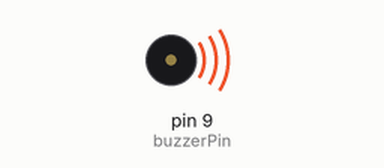
This sketch was run on a simulated Arduino Uno, built with avr-gcc and run on an emulated ATmega328P. Shown: buzzer (waves = sounding).

Above: at 0.05 s.
Timing chart, 0 to 3.0 s (numbered marks = the images above):
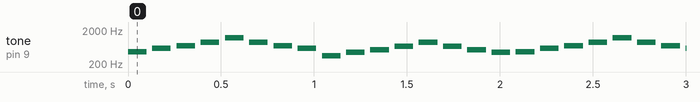

Measured:
- by itself, tone on pin 9 (buzzerPin): plays 466 Hz for 0.10 s, 587 Hz for 0.10 s, 698 Hz for 0.10 s, 880 Hz for 0.10 s, 1174 Hz for 0.10 s, 880 Hz for 0.10 s … (998 notes in this stretch)

The sketch:

Buzzer.ino
```cpp
// Piezo Speaker test : Plays a little song in A major
// Tutorial link: http://www.ardumotive.com/how-to-use-a-buzzer-en.html

//Note: Buzzer should have at least 100 ohm resistor from arduino into positive terminal
const int buzzerPin = 9;

//Song constants
const int noteGap = 30;
const int noteDuration = 100;
const int notes[] = {1, 5, 8, 12, 17, 12, 8, 5}; //Notes in bar
const int bars[] = {0, -5, 0, -7}; //Bars in song

void setup(){
  pinMode(buzzerPin, OUTPUT); // Set buzzerPin as an output
}

void loop(){
  for(int b = 0; b < 4; b++) {
    for(int n = 0; n < 8; n++) {
      playNote(notes[n] + bars[b]);
    }
  }
}

void playNote(int n) {
  double frequency = 440.0 * pow(pow(2.0, 1.0/12.0), n); // frequency of note in half steps from A4
  tone(buzzerPin, (int)frequency); //Play the sound to the nearest integer frequency
  delay(noteDuration);
  noTone(buzzerPin); //Quiet
  delay(noteGap);
}
```
